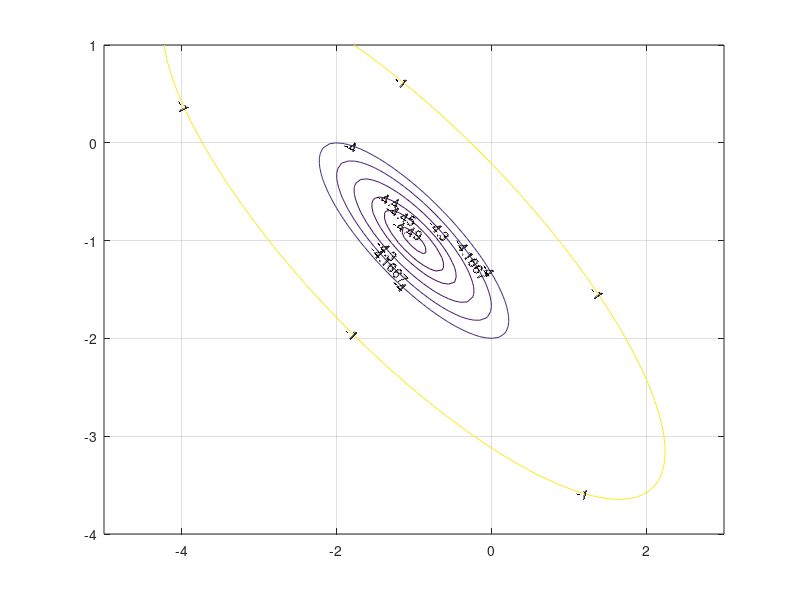

Source code (MATLAB): (Note: this script raises an error after producing the figure.)
%fh = @(x,y) [4,5]*[x;y]+0.5*[x,y]*[2 2;2 3]*[x;y];
x = linspace(-5,3);
m=size(x,2);
y = linspace(-4,1);
n=size(y,2);
[x,y] = meshgrid(x,y);
z=zeros(m,n);
b=[4;5];
A=[2 2;2 3];
for i=1:m
    for j=1:n
    z(i,j) = b'*[x(i,j);y(i,j)]+0.5*[x(i,j),y(i,j)]*A*[x(i,j);y(i,j)];
    end
end
contour(x,y,z,[-4.3,-4,-4.4,-4.45,-4.49,-1,-4.1667],'ShowText','on')
hold on 
grid on
x1=[-2;-1/3];
A1=[2 0;0 15];
b'*x1+0.5*x1'*A*x1
b'*x1+0.5*x1'*A1*x1
%ezcontour(fh,[1,2,3]);
x=Gauss(A,-b,[0;0],1e-5,2)